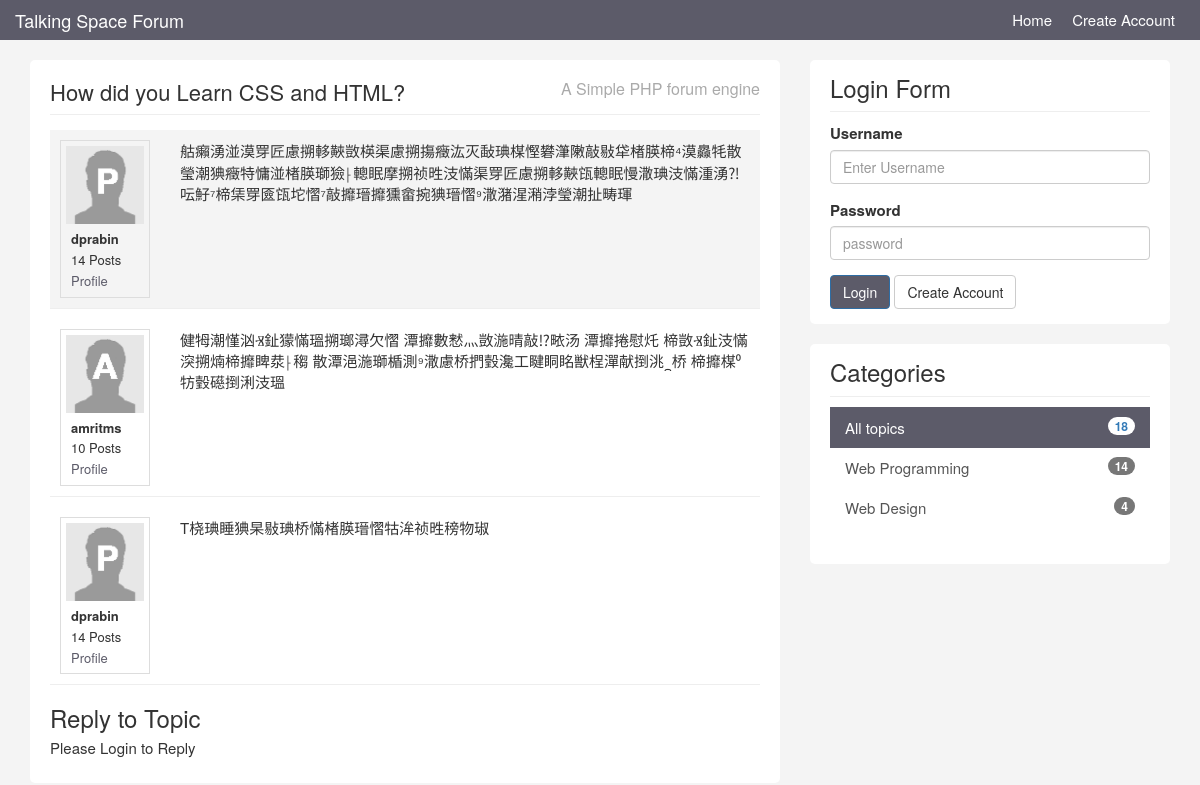
Screenshot of /topic.php?id=2 with the database file from the repository.
### tables this page shows
CREATE TABLE `topics` (
  `id` int(11) NOT NULL AUTO_INCREMENT,
  `category_id` int(11) NOT NULL,
  `user_id` int(11) NOT NULL,
  `title` varchar(200) NOT NULL,
  `body` text NOT NULL,
  `last_activity` datetime NOT NULL,
  `create_date` timestamp NOT NULL DEFAULT CURRENT_TIMESTAMP,
  PRIMARY KEY (`id`)
);

CREATE TABLE `users` (
  `id` int(11) NOT NULL AUTO_INCREMENT,
  `name` varchar(100) NOT NULL,
  `email` varchar(100) NOT NULL,
  `avatar` varchar(100) NOT NULL,
  `username` varchar(20) NOT NULL,
  `password` varchar(64) NOT NULL,
  `about` text NOT NULL,
  `last_activity` datetime NOT NULL,
  `join_date` timestamp NOT NULL DEFAULT CURRENT_TIMESTAMP,
  PRIMARY KEY (`id`)
);

CREATE TABLE `replies` (
  `id` int(11) NOT NULL AUTO_INCREMENT,
  `topic_id` int(11) NOT NULL,
  `user_id` bigint(20) NOT NULL,
  `body` text NOT NULL,
  `create_date` timestamp NOT NULL DEFAULT CURRENT_TIMESTAMP,
  PRIMARY KEY (`id`)
);

CREATE TABLE `categories` (
  `id` int(11) NOT NULL AUTO_INCREMENT,
  `name` varchar(255) NOT NULL,
  `description` text NOT NULL,
  PRIMARY KEY (`id`)
);

### htdocs/libraries/Template.php (called while the page is built, shortened)
<?php
class Template {
    protected $template;
    public function __construct($template){
        $this->template = $template;
    }
    public function __toString(){
        include basename($this->template);
        return ob_get_clean();
    }
}

### htdocs/libraries/Database.php (called while the page is built, shortened)
<?php
class Database{
    private $host = DB_HOST;
    private $user = DB_USER;
    private $pass = DB_PASS;
    private $dbname = DB_NAME;
    private $dbh;
    private $stmt;
    public function __construct(){
        $dsn = 'mysql:host=' . $this->host . ';dbname=' . $this->dbname;
        $options = array(
            PDO::ATTR_PERSISTENT => true,
            PDO::ATTR_ERRMODE => PDO::ERRMODE_EXCEPTION
        );
        try {
            $this->dbh = new PDO($dsn, $this->user, $this->pass, $options);
        }catch (PDOException $e) {
            $this->error = $e->getMessage();
        }
    }
    public function query($query){
        $this->stmt = $this->dbh->prepare($query);
    }
    public function bind($param, $value, $type = null){
        if (is_null($type)) {
            switch (true) {
                default:
                    $type = PDO::PARAM_STR;
            }
        }
        $this->stmt->bindValue($param, $value, $type);
    }
    public function execute(){
        return $this->stmt->execute();
    }
    public function resultset(){
        $this->execute();
        return $this->stmt->fetchAll(PDO::FETCH_ASSOC);
    }
    public function single(){
        $this->execute();
        return $this->stmt->fetch(PDO::FETCH_ASSOC);
    }
    public function rowCount(){
        return $this->stmt->rowCount();
    }
}
?>

### htdocs/libraries/Topic.php (called while the page is built, shortened)
<?php
class Topic {
    private $db;
    public function __construct(){
        $this->db = new Database;
    }
    public function getTopic($id){
        $this->db->query('select topics.*, users.username, users.name, users.avatar from topics
        inner join users on topics.user_id=users.id
        where topics.id = :id');
        $this->db->bind(':id',$id);
        $row = $this->db->single();
        return $row;
    }
    public function getReplies($topic_id){
        $this->db->query('select replies.*,users.* from replies
        inner join users on replies.user_id=users.id
        where replies.topic_id = :topic_id
        order by create_date asc');
        $this->db->bind(':topic_id',$topic_id);
        $rows = $this->db->resultset();
        return $rows;
    }
}

### htdocs/helpers/db_helper.php (called while the page is built, shortened)
<?php
    function getCategories(){
        $db=new Database;
        $db->query('select * from categories');
        $results = $db->resultset();
        return $results;
    }
    function userPostCount($user_id){
        $db = new Database;
        $db->query('select * from topics where user_id = :user_id');
        $db->bind(':user_id',$user_id);
        $rows = $db->resultset();
        $topic_count = $db->rowCount();
        $db->query('select * from replies where user_id = :user_id');
        $db->bind(':user_id',$user_id);
        $rows = $db->resultset();
        $reply_count = $db->rowCount();
        return $topic_count + $reply_count;
    }
    function postCountByCategory($category_id){
        $db = new Database;
        $db->query('select * from topics where category_id = :category_id');
        $db->bind(':category_id',$category_id);
        $result = $db->resultset();
        $category_count = $db->rowCount();
        return $category_count;
    }
    function totalPostCount(){
        $db = new Database;
        $db->query('select * from topics where 1');
        $result = $db->resultset();
        $count = $db->rowCount();
        return $count;
    }
?>

### htdocs/helpers/system_helper.php (called while the page is built, shortened)
<?php
function isLoggedIn(){
    if(isset($_SESSION['is_logged_in'])){
        return true;
    } else {
        return false;
    }
}
?>

### htdocs/helpers/format_helper.php (called while the page is built, shortened)
<?php
function is_active($category){
    if(isset($_GET['category'])){
        if($_GET['category'] == $category){
            return 'active';
        } else {
            return '';
        }
    } else {
        if($category == null){
        return 'active';
        }
    }
}
?>

### htdocs/templates/topic.php (the view)
<?php include('includes/header.php'); ?>
<ul id="topics">
    <li id="main-topic" class="topic topic">
        <div class="row">
            <div class="col-md-2">
                <div class="user-info">
                    <img class="avatar pull-left" src="images/avatars/<?php echo $topic['avatar']; ?>" />
                    <ul>
                        <li><strong><?php echo $topic['username']; ?></strong></li>
                        <li><?php echo userPostCount($topic['user_id']); ?> Posts</li>
                        <li><a href="<?php echo BASE_URI; ?>topics.php?user=<?php echo $topic['user_id']; ?>">Profile</a>  </li>
                    </ul>
                </div>
            </div>
        <div class="col-md-10">
            <div class="topic-content pull-right">
                <?php echo $topic['body']; ?>
            </div>
        </div>
    </li>
    <?php foreach($replies as $reply) : ?>
    <li class="topic topic">
        <div class="row">
            <div class="col-md-2">
                <div class="user-info">
                    <img class="avatar pull-left" src="images/avatars/<?php echo $reply['avatar']; ?>" />
                    <ul>
                        <li><strong><?php echo $reply['username']; ?></strong></li>
                        <li><?php echo userPostCount($reply['user_id']); ?> Posts</li>
                        <li><a href="<?php echo BASE_URI; ?>topics.php?user=<?php echo $reply['user_id']; ?>">Profile</a>  </li>
                    </ul>
                </div>
            </div>
        <div class="col-md-10">
            <div class="topic-content pull-right">
                <?php echo $reply['body']; ?>
            </div>
        </div>
    </li>
    <?php endforeach; ?>
</ul>
<h3>Reply to Topic</h3>
<?php if(isLoggedIn()) : ?>
    <form role="form" method="post" action="topic.php?id=<?php echo $topic['id']?>">
        <div class="form-group">
            <textarea id="reply" rows="10" cols="80" class="form-control" name="body"></textarea>
            <script>CKEDITOR.replace('reply');</script>
        </div>
        <button name="do_reply" type="submit" class="btn btn-default">Reply</button>
    </form>
<?php else : ?>
    <p>Please Login to Reply</p>
<?php endif; ?>
<?php include('includes/footer.php'); ?>

### htdocs/templates/includes/footer.php
                    </div>
                </div>
            </div>
            <div class="col-md-4">
                <div class="sidebar">
                    <div class="block">
                        <h3>Login Form</h3>
                        <?php if(isLoggedIn()) : ?>
                            <div class="userdata">
                                Logged in as <?php echo getUser()['name']; ?>
                            </div>
                            <br />
                            <form role="form" method="post" action="logout.php">
                                <input type="submit" name="do_logout" class="btn btn-default" value="Log Out" />
                            </form>
                        <?php else : ?>
                            <form role="form" method="post" action="login.php">
                                <div class="form-group">
                                    <label>Username</label>
                                    <input name="username" type="text" class="form-control" placeholder="Enter Username" />
                                </div>
                                <div class="form-group">
                                    <label>Password</label>
                                    <input name="password" type="password" class="form-control" placeholder="password" />
                                </div>
                                <button name="do_login" type="submit" class="btn btn-primary">Login</button> <a class="btn btn-default" href="register.html">Create Account</a>
                            </form>
                        <?php endif; ?>
                    </div>
                    <div class="block">
                        <h3>Categories</h3>
                        <div class="list-group">
                            <a href="topics.php" class="list-group-item <?php echo is_active(null); ?>">All topics <span class="badge pull-right"><?php echo totalPostCount() ;?></span></a>
                            <?php foreach(getCategories() as $category) : ?>
                                <a href="topics.php?category=<?php echo $category['id']; ?>" class="list-group-item <?php echo is_active($category['id']); ?>">
                                    <?php echo $category['name']; ?>
                                    <span class="badge pull-right">
                                        <?php echo postCountByCategory($category['id']) ;?>
                                    </span>
                            </a>
                            <?php endforeach; ?>
                        </div>
                    </div>
                </div>
            </div>
        </div>
    </div>
  </body>
</html>

### htdocs/templates/css/custom.css (style rules this page uses)
body { padding-top:60px; background: #f4f4f4; font-size: 15px; }
a { color:#5c5b69; }
ul { padding: 0; margin:0; list-style: none; }
h3 { margin-bottom: 5px; }
.block { background: #fff; border-radius: 5px; padding: 15px 20px; margin-bottom:20px; }
.sidebar .block h3 { margin: 0 0 10px 0; padding-bottom: 10px; border-bottom: #eee solid 1px; }
.topic { border-bottom: #eee solid 1px; margin-bottom: 10px; padding:10px; }
.topic-content { width:100%; }
img.avatar { width: 100%; }
a.list-group-item.active, a.list-group-item.active:hover, a.list-group-item.active:focus { background: #5c5b69; border-radius: 0; }
.list-group-item { border:0; }
#main-topic { background: #f4f4f4; padding: 10px; }
.user-info { border: #ddd solid 1px; padding:5px; overflow: hidden; font-size: 13px; }
.user-info img { display: block; margin-bottom: 5px; }
.user-info ul { list-style: none; margin: 10px 0 0 5px; }
.user-info li { line-height: 1.6em; }
.btn-primary { background:#5c5b69; }

### rows the page displays
topics: user.avatar (picture), user.username "dprabin", body "䑩癩湧湴漠䍓匠慮搠䡔䵌⁤敳楧渠慮搠摥癥汯灭敮琠楳⁥慳礬潷敶敲⁬敡牮楮朠楴⁴漠灥牦散瑩潮猠癥特⁤慵湴楮朠瑡獫⸠䡯眠摩搠祯甠汥慲渠䍓匠慮搠䡔䵌㼠䡯眠慢潵琠汥慲湩湧⁈呍䰵⁷楴栠䍓匳㼠坨慴⁷敲攠瑨攠獯畲捥猠瑨慴⁹潵潴湦潲浡瑩潮⁡扯畴琿"
replies: user.avatar (picture), user.username "amritms", user_id "10", body "健牳潮慬汹Ⱐ䤠獴慲瑥搠瑯⁬潯欠慴⁳潭攠數慭灬敳⁡湤⁡晴敲⁉⁢畩汤⁳潭攠捲慰灹⁳楴敳Ⱐ䤠汥慲湥搠煵楴攠睥汬⸠䅳⁡⁲散潭浥湤瑡楯測⁹潵⁣慮⁣桥捫瑴瀺⼯睷眮眳獣桯潬献捯洮⁔桥⁳楴攠楳⁰牥瑴礠捯浰汥瑥"
replies: user.avatar (picture), user.username "dprabin", user_id "14", body "T桡琠睡猠杲敡琠桥慲楮朠瑨慴牯洠祯甠䅭物琡"
categories: name "Web Programming", id "14"
categories: name "Web Design", id "4"

### other values shown
$title "How did you Learn CSS and HTML?"
userPostCount($topic['user_id']) "14"
totalPostCount() "18"
